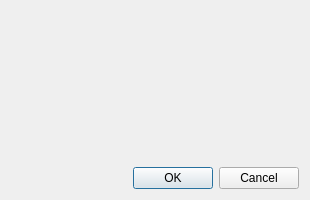
<?xml version="1.0" encoding="UTF-8"?>
<ui version="4.0">
 <class>ProxyDialog</class>
 <widget class="QDialog" name="ProxyDialog">
  <property name="geometry">
   <rect>
    <x>0</x>
    <y>0</y>
    <width>310</width>
    <height>200</height>
   </rect>
  </property>
  <property name="sizePolicy">
   <sizepolicy hsizetype="Fixed" vsizetype="Fixed">
    <horstretch>0</horstretch>
    <verstretch>0</verstretch>
   </sizepolicy>
  </property>
  <property name="windowTitle">
   <string>Proxy Settings</string>
  </property>
  <layout class="QVBoxLayout" name="verticalLayout">
   <item>
    <widget class="unicorn::ProxyWidget" name="proxySettings" native="true"/>
   </item>
   <item>
    <widget class="QDialogButtonBox" name="buttonBox">
     <property name="orientation">
      <enum>Qt::Horizontal</enum>
     </property>
     <property name="standardButtons">
      <set>QDialogButtonBox::Cancel|QDialogButtonBox::Ok</set>
     </property>
    </widget>
   </item>
  </layout>
 </widget>
 <customwidgets>
  <customwidget>
   <class>unicorn::ProxyWidget</class>
   <extends>QWidget</extends>
   <header>lib/unicorn/widgets/ProxyWidget.h</header>
   <container>1</container>
  </customwidget>
 </customwidgets>
 <resources/>
 <connections>
  <connection>
   <sender>buttonBox</sender>
   <signal>accepted()</signal>
   <receiver>ProxyDialog</receiver>
   <slot>accept()</slot>
   <hints>
    <hint type="sourcelabel">
     <x>248</x>
     <y>254</y>
    </hint>
    <hint type="destinationlabel">
     <x>157</x>
     <y>274</y>
    </hint>
   </hints>
  </connection>
  <connection>
   <sender>buttonBox</sender>
   <signal>rejected()</signal>
   <receiver>ProxyDialog</receiver>
   <slot>reject()</slot>
   <hints>
    <hint type="sourcelabel">
     <x>316</x>
     <y>260</y>
    </hint>
    <hint type="destinationlabel">
     <x>286</x>
     <y>274</y>
    </hint>
   </hints>
  </connection>
 </connections>
</ui>
